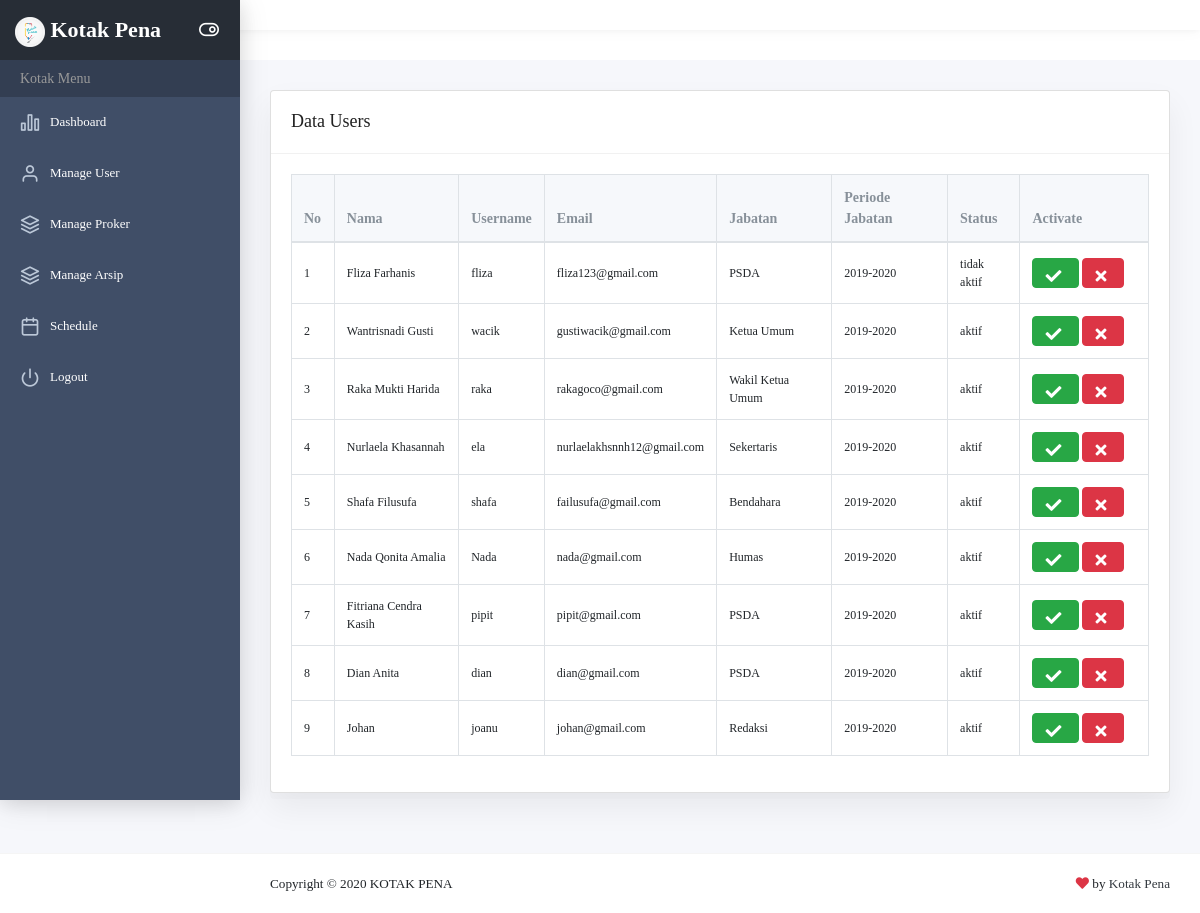
The app's page /manageuser.php (signed in) with its own data.
### tables this page shows
CREATE TABLE `tbuser` (
  `user_id` int(11) NOT NULL,
  `nama_lengkap` varchar(100) NOT NULL,
  `jabatan` varchar(20) NOT NULL,
  `email` varchar(30) NOT NULL,
  `level` enum('superadmin','pengurus') NOT NULL,
  `password` varchar(15) NOT NULL,
  `username` varchar(10) NOT NULL,
  `no_hp` varchar(15) NOT NULL,
  `status` enum('aktif','tidak aktif') DEFAULT NULL,
  `periode_jabatan` varchar(15) DEFAULT NULL
);

### manageuser.php (the view, shortened to what this page needs)
<?php
     include 'koneksi/koneksi.php';
     if (@$_SESSION['level']=='pengurus') {
         echo "<script>window.location='dashboard_pengurus.php'</script>";
     }
     else if (@$_SESSION['level']=='superadmin') {
         include('header.php');
?>
<div class="main-content">
    <div class="container-fluid">
    <div class="row">
                            <div class="col-md-12">
                                <div class="card">
                                    <div class="card-header"><h3>Data Users</h3></div>
                                    <div class="card-body">
                                        <table id="manageuser" class="table table-bordered">
                                            <thead>
                                                <tr>
                                                    <th width="5%">No</th>
                                                    <th>Nama</th>
                                                    <th>Username</th>
                                                    <th>Email</th>
                                                    <th>Jabatan</th>
                                                    <th>Periode Jabatan</th>
                                                    <th>Status</th>
                                                    <th class="nosort">Activate</th>
                                                </tr>
                                            </thead>
                                            <tbody>
                                                <?php $get = mysqli_query($koneksi,"SELECT * FROM tbuser ORDER BY status DESC");
                                                $no=1;
                                                    while ($ambil=mysqli_fetch_assoc($get)) {
                                                ?>
                                                <tr>
                                                    <td><?php echo $no++; ?></td>
                                                    <td><?php echo $ambil['nama_lengkap']; ?></td>
                                                    <td><?php echo $ambil['username']?></td>
                                                    <td><?php echo $ambil['email']; ?></td>
                                                    <td><?php echo $ambil['jabatan']; ?></td>
                                                    <td><?php echo $ambil['periode_jabatan']; ?></td>
                                                    <td><?php echo $ambil['status']; ?></td>
                                                    <td width="15%">
                                                    <a href="proses_manageuser.php?tipe=activate&id=<?php echo $ambil['user_id']; ?>"class="btn btn-success"><i class="fa fa-check"></i></a>
                                                    <a href="proses_manageuser.php?tipe=deactivate&id=<?php echo $ambil['user_id']; ?>"class="btn btn-danger"><i class="fa fa-times"></i></a>
                                                    </td>
                                                </tr>
                                                    <?php } ?>
                                            </tbody>
                                        </table>
                                    </div>
                                </div>
                            </div>
                        </div>
    </div>
</div>
<?php
    include('footer.php');
}else{
    echo "<script>window.alert('Anda Bukan Superadmin');window.location='index.php';</script>";
}
?>

### header.php (style rules this page uses)
body { margin-top: 50px; font-size: 12px; font-family: Comic Sans MS; }

### records on screen
tbuser: nama_lengkap "Fliza Farhanis", username "fliza", email "fliza123@gmail.com", jabatan "PSDA", periode_jabatan "2019-2020", status "tidak aktif"
tbuser: nama_lengkap "Wantrisnadi Gusti", username "wacik", email "gustiwacik@gmail.com", jabatan "Ketua Umum", periode_jabatan "2019-2020", status "aktif"
tbuser: nama_lengkap "Raka Mukti Harida", username "raka", email "rakagoco@gmail.com", jabatan "Wakil Ketua Umum", periode_jabatan "2019-2020", status "aktif"
tbuser: nama_lengkap "Nurlaela Khasannah", username "ela", email "nurlaelakhsnnh12@gmail.com", jabatan "Sekertaris", periode_jabatan "2019-2020", status "aktif"
tbuser: nama_lengkap "Shafa Filusufa", username "shafa", email "failusufa@gmail.com", jabatan "Bendahara", periode_jabatan "2019-2020", status "aktif"
tbuser: nama_lengkap "Nada Qonita Amalia", username "Nada", email "nada@gmail.com", jabatan "Humas", periode_jabatan "2019-2020", status "aktif"
tbuser: nama_lengkap "Fitriana Cendra Kasih", username "pipit", email "pipit@gmail.com", jabatan "PSDA", periode_jabatan "2019-2020", status "aktif"
tbuser: nama_lengkap "Dian Anita", username "dian", email "dian@gmail.com", jabatan "PSDA", periode_jabatan "2019-2020", status "aktif"
tbuser: nama_lengkap "Johan", username "joanu", email "johan@gmail.com", jabatan "Redaksi", periode_jabatan "2019-2020", status "aktif"
